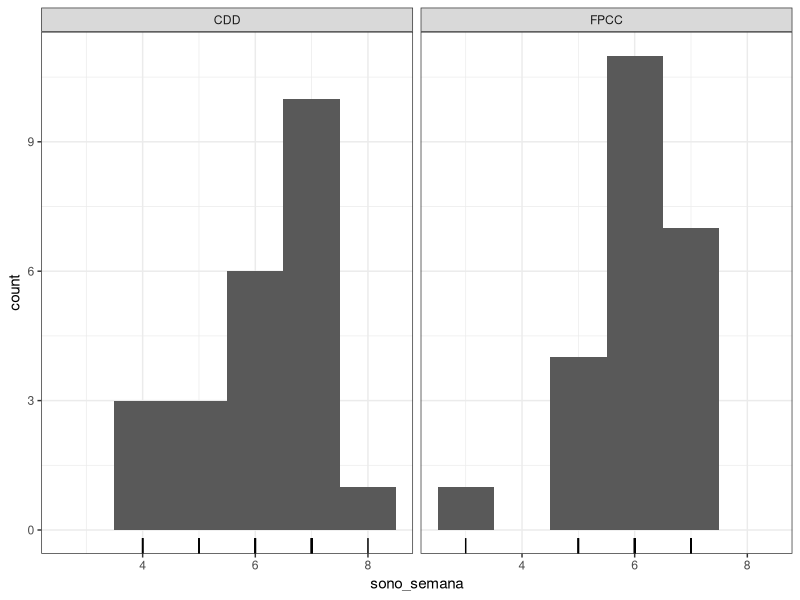
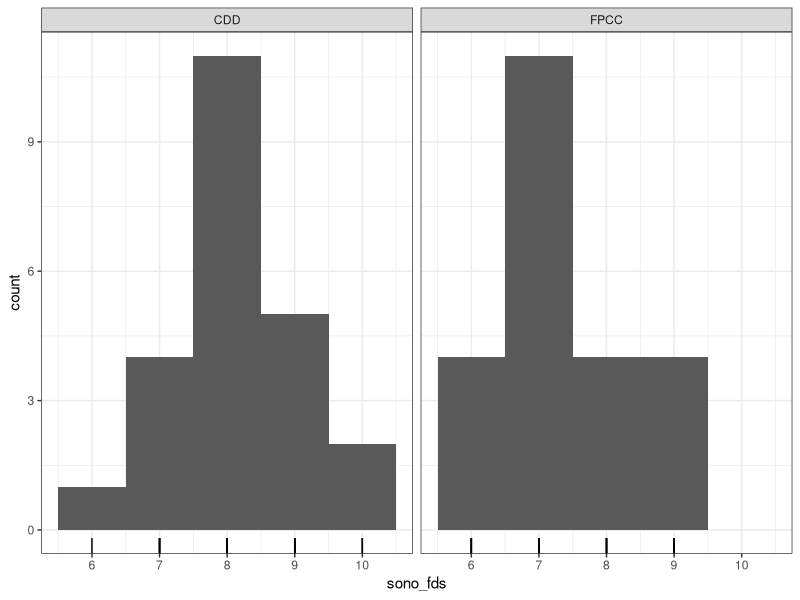

Write the R code that produced these figures, in order. (Note: this script raises an error after producing the figures.)
## ---- chunk 1
library(tidyverse)
theme_set(theme_bw())

library(boot)
library(broom)

knitr::opts_chunk$set(tidy = FALSE,
                      fig.width = 6,
                      fig.height = 5)

## ---- chunk 2
dados = read_csv(here::here("data/sono.csv"),
                 col_types = "ccdd") 
dados = dados %>%
rename(
sono_semana = `Quantas horas por noite você dorme DURANTE A SEMANA em média?`,
sono_fds = `Quantas horas por noite você dorme durante NO FIM DE SEMANA em média?`
)
glimpse(dados)
## ---- chunk 3
dados %>% 
    
ggplot(aes(x = sono_semana)) + 
  facet_wrap(~ Curso) + 
  geom_histogram(binwidth =1, boundary = .5) + 
  geom_rug()
## ---- chunk 4
dados %>% 
    ggplot(aes(x = sono_fds)) + 
        facet_wrap(~ Curso) + 
        geom_histogram(binwidth =1, boundary = .5) + 
        geom_rug()
## ---- chunk 5
dados = dados %>% 
    mutate(impacto = sono_fds - sono_semana) 
    
glimpse(dados)
## ---- chunk 6
dados %>% 
summarise(media_semana = mean(sono_semana),
              media_fds = mean(sono_fds),
              media_impacto = mean(impacto))
## ---- chunk 7
comparacao_sono = dados 
#%>% 
#    filter(scenario %in% c("baseline", "skip"))

theta_sono <- function(d, i) {
    agrupado = d %>% 
        slice(i) %>% 
        summarise(media_semana = mean(sono_semana),
              media_fds = mean(sono_fds),
              media_impacto = mean(impacto))
    s - b
}

theta_sb(comparacao_sb, i = 1:NROW(comparacao_sb))
